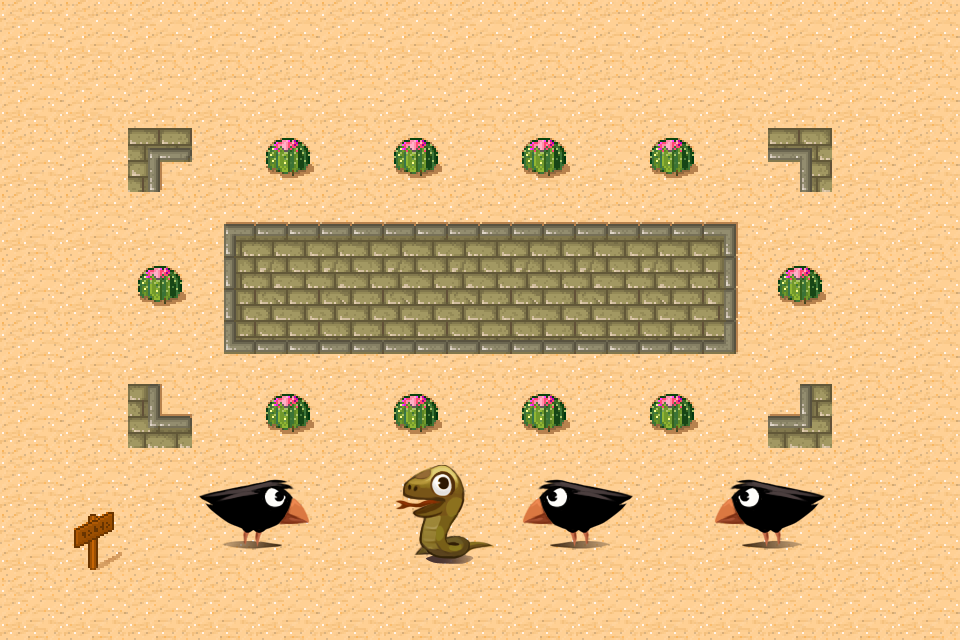

A level layout from a 2D game, rendered from its tile map. Below: a short description, then the map file with tile-grid data replaced by summaries:
An orthogonal 15x10 tile map with 64x64 px tiles, 3 tile layers (bg, obstacle, animal), 2 tilesets and 4 objects (point_0, point_1, point_2, point_3).

<map version="1.0" orientation="orthogonal" renderorder="right-down" width="15" height="10" tilewidth="64" tileheight="64" nextobjectid="56">
 <tileset firstgid="1" name="TiledMap" tilewidth="64" tileheight="64" spacing="2" margin="2" tilecount="48" columns="8">
  <image source="TiledMap.png" width="530" height="398" />
  <tile id="30">
   <properties>
    <property name="isCactus" value="1" />
   </properties>
  </tile>
 </tileset>
 <tileset firstgid="49" name="map" tilewidth="122" tileheight="122" tilecount="24" columns="6">
  <image source="map.png" width="732" height="488" />
 </tileset>
 <layer name="bg" width="15" height="10">
  <data>[150 cells, 149 non-empty, 1 distinct tile ids]</data>
 </layer>
 <layer name="obstacle" width="15" height="10">
  <data>[150 cells, 42 non-empty, 15 distinct tile ids]</data>
 </layer>
 <layer name="animal" width="15" height="10">
  <data>[150 cells, 4 non-empty, 3 distinct tile ids]</data>
 </layer>
 <objectgroup name="hero_road">
  <object id="31" name="point_0" x="96.2101" y="94.9526" />
  <object id="34" name="point_1" x="862.532" y="97.0643" />
  <object id="36" name="point_2" x="869.046" y="544.629" />
  <object id="39" name="point_3" x="159.725" y="547.466" />
 </objectgroup>
</map>
